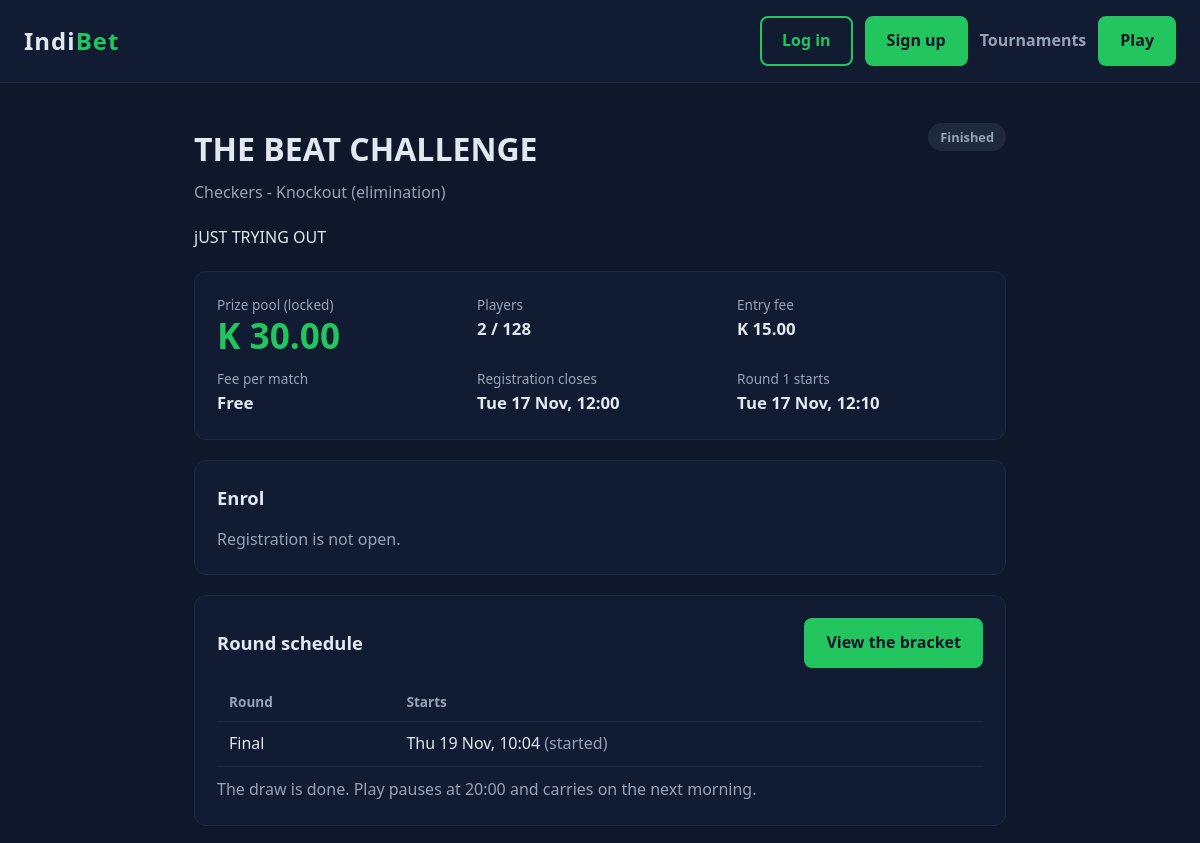
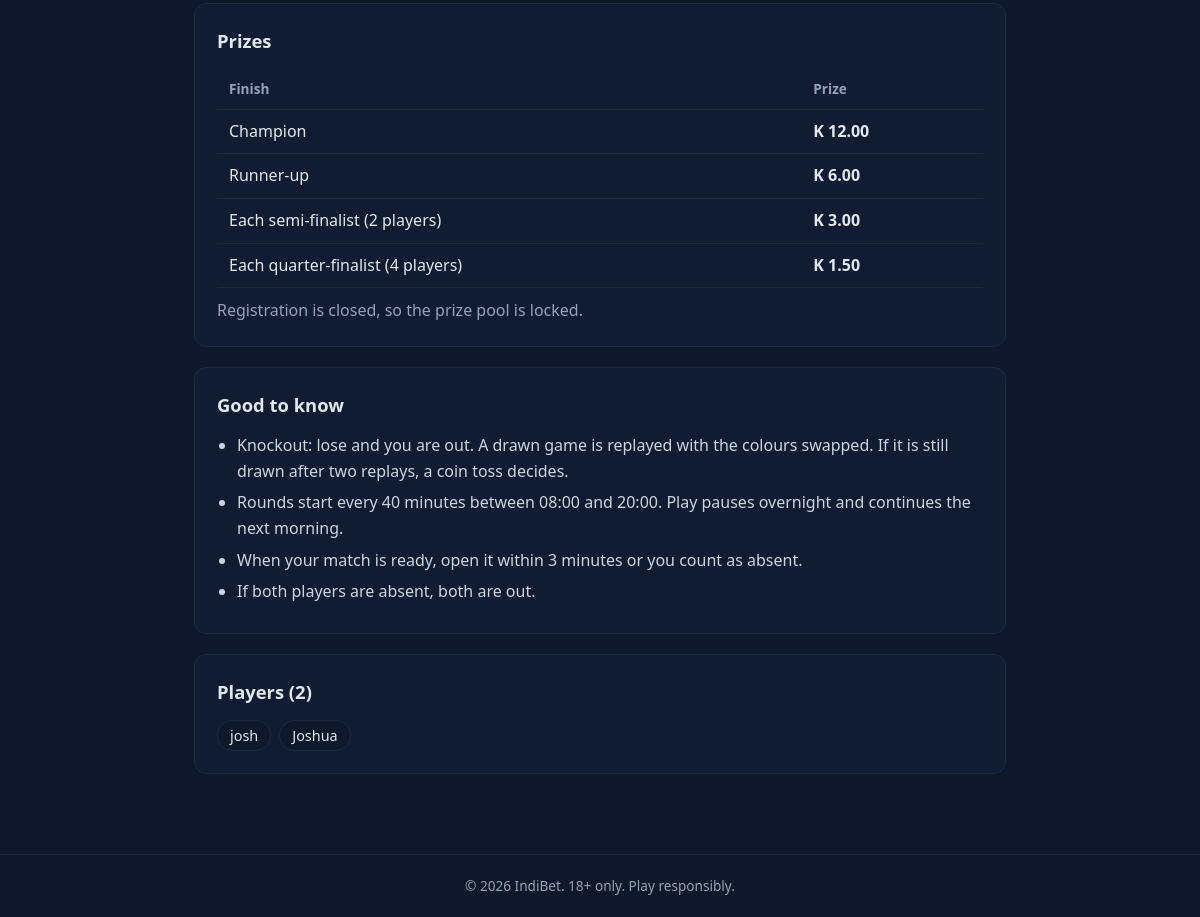
Screenshot of /tournaments/2/ with the database file from the repository (2 pictures, top to bottom).
### tournaments/models.py (models this page shows, shortened)
class Tournament(models.Model):
    class Format(models.TextChoices):
        KNOCKOUT = "knockout", "Knockout (elimination)"
    class Status(models.TextChoices):
        DRAFT = "draft", "Draft (hidden from players)"
        REGISTRATION = "registration", "Registration open"
        RUNNING = "running", "Running"
        FINISHED = "finished", "Finished"
        CANCELLED = "cancelled", "Cancelled"
    class PrizeMode(models.TextChoices):
        GROWING = "growing", "Grows with the number of players"
        FIXED = "fixed", "Fixed amount"
    name = models.CharField(max_length=120)
    description = models.TextField(blank=True)
    game = models.CharField(max_length=20, choices=Match.Game.choices)
    format = models.CharField(max_length=20, choices=Format.choices, default=Format.KNOCKOUT)
    status = models.CharField(
        max_length=15, choices=Status.choices, default=Status.DRAFT, db_index=True
    )
    min_players = models.PositiveIntegerField(
        default=8,
        validators=[MinValueValidator(2)],
        help_text="If fewer players than this enrol, the tournament is cancelled.",
    )
    max_players = models.PositiveIntegerField(
        default=128, validators=[MinValueValidator(2)], help_text="Enrolment closes when this many have joined."
    )
    registration_closes_at = models.DateTimeField()
    starts_at = models.DateTimeField(help_text="When round 1 starts. It must fall inside the daily play window.")
    round_interval_minutes = models.PositiveIntegerField(
        default=120,
        validators=[MinValueValidator(10)],
        help_text="Minutes between the start of one round and the next (60 = hourly, 120 = every two hours).",
    )
    daily_open = models.TimeField(default=time(8, 0), help_text="Play starts each day at this time.")
    daily_close = models.TimeField(
        default=time(20, 0),
        help_text="No round starts after this. Unfinished rounds continue the next day at the opening time.",
    )
    checkin_minutes = models.PositiveSmallIntegerField(
        default=3,
        validators=[MinValueValidator(1), MaxValueValidator(30)],
        help_text="Minutes players have to open their match before they count as absent.",
    )
    entry_fee = models.DecimalField(
        max_digits=14,
        decimal_places=2,
        default=Decimal("0.00"),
        validators=[MinValueValidator(Decimal("0"))],
        help_text="Charged once when a player enrols. 0 = free to enter. With a growing prize, IndiBet keeps "
        "the platform cut of the entry fees and the rest goes into the prize pool. With a fixed prize, "
        "IndiBet keeps all of it.",
    )
    match_fee = models.DecimalField(
        max_digits=14,
        decimal_places=2,
        default=Decimal("1.00"),
        validators=[MinValueValidator(Decimal("0"))],
        help_text="Charged to each player when each of their matches is created. IndiBet keeps all of it. "
        "0 = free matches.",
    )
    required_referrals = models.PositiveSmallIntegerField(
        default=0, help_text="People a player must have referred to enrol. 0 = no referrals needed."
    )
    waive_referrals_at_users = models.PositiveIntegerField(
        null=True,
        blank=True,
        default=10000,
        help_text="Once the platform has this many users, nobody needs referrals any more. Leave empty to never waive.",
    )
    prize_mode = models.CharField(
        max_length=10,
        choices=PrizeMode.choices,
        default=PrizeMode.GROWING,
        help_text="Fixed amount: the prize is the amount below and never changes. "
        "Grows with the number of players: the prize depends on how many enrol.",
    )
    fixed_prize_pool = models.DecimalField(
        max_digits=14,
        decimal_places=2,
        default=Decimal("0.00"),
        validators=[MinValueValidator(Decimal("0"))],
        help_text="USED ONLY FOR A FIXED PRIZE. The total prize money, paid by IndiBet, "
        "no matter how many players enrol.",
    )
    platform_cut_percent = models.PositiveSmallIntegerField(
        default=50,
        validators=[MaxValueValidator(100)],
        help_text="USED ONLY FOR A GROWING PRIZE. % of the ENTRY FEES that IndiBet keeps. "
        "The rest goes into the prize pool. No effect when entry is free.",
    )
    prize_per_player = models.DecimalField(
        max_digits=14,
        decimal_places=2,
        default=Decimal("0.00"),
        validators=[MinValueValidator(Decimal("0"))],
        help_text="USED ONLY FOR A GROWING PRIZE. IndiBet adds this much to the prize pool for every "
        "player enrolled (paid by IndiBet, not by the players).",
    )
    prize_cap = models.DecimalField(
        max_digits=14,
        decimal_places=2,
        null=True,
        blank=True,
        validators=[MinValueValidator(Decimal("0"))],
        help_text="USED ONLY FOR A GROWING PRIZE. The most IndiBet will add from its own pocket "
        "(the amount above). Leave empty for no maximum.",
    )
    share_champion = models.PositiveSmallIntegerField(
        default=40, validators=[MaxValueValidator(100)], help_text="% of the pool for the winner."
    )
    share_runner_up = models.PositiveSmallIntegerField(
        default=20, validators=[MaxValueValidator(100)], help_text="% of the pool for the player who loses the final."
    )
    share_semifinalist = models.PositiveSmallIntegerField(
        default=10,
        validators=[MaxValueValidator(100)],
        help_text="% of the pool for EACH of the 2 players who lose in the semi-finals (round of 4). 0 = no prize.",
    )
    share_quarterfinalist = models.PositiveSmallIntegerField(
        default=5,
        validators=[MaxValueValidator(100)],
        help_text="% of the pool for EACH of the 4 players who lose in the quarter-finals (round of 8). 0 = no prize.",
    )
    bracket = models.JSONField(null=True, blank=True, editable=False)
    final_players = models.PositiveIntegerField(null=True, blank=True, editable=False)
    final_prize_pool = models.DecimalField(
        max_digits=14, decimal_places=2, null=True, blank=True, editable=False
    )
    drawn_at = models.DateTimeField(null=True, blank=True, editable=False)
    created_at = models.DateTimeField(auto_now_add=True)
    class Meta:
        ordering = ["-starts_at"]
    def registration_is_open(self):
        return self.status == self.Status.REGISTRATION and timezone.now() < self.registration_closes_at
    def current_prize_pool(self, enrolled):
        if self.final_prize_pool is not None:
            return self.final_prize_pool
        return self.prize_pool(enrolled)
    def prize_table(self, enrolled):
        pool = self.current_prize_pool(enrolled)
        rows = []
        for label, count, percent in (
            ("Champion", 1, self.share_champion),
            ("Runner-up", 1, self.share_runner_up),
            ("Each semi-finalist", 2, self.share_semifinalist),
            ("Each quarter-finalist", 4, self.share_quarterfinalist),
        ):
            if percent:
                rows.append(
                    {
                        "label": label,
                        "count": count,
                        "percent": percent,
                        "each": (pool * percent / 100).quantize(Decimal("0.01")),
                    }
                )
        return rows
    def referrals_needed(self, total_users):
        if self.waive_referrals_at_users is not None and total_users >= self.waive_referrals_at_users:
            return 0
        return self.required_referrals

class TournamentRound(models.Model):
    tournament = models.ForeignKey(Tournament, on_delete=models.PROTECT, related_name="rounds")
    number = models.PositiveSmallIntegerField()
    starts_at = models.DateTimeField()
    started_at = models.DateTimeField(null=True, blank=True)
    class Meta:
        ordering = ["number"]
        constraints = [
            models.UniqueConstraint(fields=["tournament", "number"], name="one_row_per_round"),
        ]

class TournamentEntry(models.Model):
    tournament = models.ForeignKey(Tournament, on_delete=models.PROTECT, related_name="entries")
    user = models.ForeignKey(
        settings.AUTH_USER_MODEL, on_delete=models.PROTECT, related_name="tournament_entries"
    )
    fee_paid = models.DecimalField(max_digits=14, decimal_places=2, default=Decimal("0.00"))
    enrolled_at = models.DateTimeField(auto_now_add=True)
    class Meta:
        ordering = ["enrolled_at"]
        verbose_name_plural = "tournament entries"
        constraints = [
            models.UniqueConstraint(fields=["tournament", "user"], name="one_entry_per_player"),
        ]

### accounts/models.py (models this page shows, shortened)
class User(AbstractUser):
    phone = models.CharField(max_length=20, blank=True)
    date_of_birth = models.DateField(null=True, blank=True)
    referral_code = models.CharField(
        max_length=12, unique=True, null=True, blank=True, editable=False
    )
    referred_by = models.ForeignKey(
        "self",
        null=True,
        blank=True,
        on_delete=models.SET_NULL,
        related_name="referrals",
    )

### tournaments/views.py (the view)
# urls.py: path("<int:pk>/", views.tournament_detail, name="detail"),
def tournament_detail(request, pk):
    t = get_object_or_404(Tournament.objects.exclude(status=Tournament.Status.DRAFT), pk=pk)
    enrolled = t.entries.count()
    needed = t.referrals_needed(get_user_model().objects.count())
    entry = None
    have = 0
    if request.user.is_authenticated:
        entry = t.entries.filter(user=request.user).first()
        have = request.user.referrals.count()
    schedule = []
    if t.bracket:
        for r in t.rounds.all():
            matches_in_round = len(t.bracket["rounds"][r.number - 1])
            schedule.append(
                {
                    "label": round_name(matches_in_round),
                    "starts_at": r.starts_at,
                    "started": r.started_at is not None,
                }
            )
    context = {
        "t": t,
        "enrolled": enrolled,
        "spots_left": max(0, t.max_players - enrolled),
        "full": enrolled >= t.max_players,
        "open": t.registration_is_open(),
        "pool": t.current_prize_pool(enrolled),
        "prizes": t.prize_table(enrolled),
        "needed": needed,
        "have": have,
        "missing": max(0, needed - have),
        "entry": entry,
        "schedule": schedule,
        "players": t.entries.select_related("user")[:200],
    }
    return render(request, "tournaments/detail.html", context)

### tournaments/schedule.py (called while the page is built)
def round_name(matches_in_round):
    names = {1: "Final", 2: "Semi-finals", 4: "Quarter-finals"}
    return names.get(matches_in_round, f"Round of {matches_in_round * 2}")

### tournaments/templates/tournaments/detail.html (shortened to what this page needs)
{% extends "core/base.html" %}
{% block content %}
<div class="container tpage">
    <div class="thead">
        <h1>{{ t.name }}</h1>
        <span class="badge {{ t.status }}">{{ t.get_status_display }}</span>
    </div>
    <p class="sub">{{ t.get_game_display }} - {{ t.get_format_display }}</p>
    {% if t.description %}<p class="desc">{{ t.description }}</p>{% endif %}
    <section class="panel">
        <div class="facts">
            <div>
                <span>
                    {% if t.final_prize_pool is not None %}Prize pool (locked)
                    {% elif t.prize_mode == "fixed" %}Prize pool (fixed)
                    {% else %}Prize pool right now{% endif %}
                </span>
                <div class="big">K {{ pool|floatformat:2 }}</div>
            </div>
            <div><span>Players</span><strong>{{ enrolled }} / {{ t.max_players }}</strong></div>
            <div>
                <span>Entry fee</span>
                <strong>{% if t.entry_fee > 0 %}K {{ t.entry_fee|floatformat:2 }}{% else %}Free{% endif %}</strong>
            </div>
            <div>
                <span>Fee per match</span>
                <strong>{% if t.match_fee > 0 %}K {{ t.match_fee|floatformat:2 }}{% else %}Free{% endif %}</strong>
            </div>
            <div><span>Registration closes</span><strong>{{ t.registration_closes_at|date:"D d M, H:i" }}</strong></div>
            <div><span>Round 1 starts</span><strong>{{ t.starts_at|date:"D d M, H:i" }}</strong></div>
        </div>
    </section>
    <section class="panel">
        <h2>Enrol</h2>
        {% if entry %}
            <p class="state-ok">You are enrolled in this tournament.</p>
            {% if open %}
            <form method="post" action="{% url 'tournaments:withdraw' t.pk %}"
                  onsubmit="return confirm('Leave this tournament?{% if entry.fee_paid > 0 %} Your entry fee will be refunded.{% endif %}');">
                {% csrf_token %}
                <button type="submit" class="btn btn-outline">Leave tournament</button>
            </form>
            {% endif %}
        {% elif t.status == "cancelled" %}
            <p class="muted">This tournament was cancelled. Any entry fees were refunded.</p>
        {% elif not open %}
            <p class="muted">Registration is not open.</p>
        {% elif full %}
            <p class="muted">This tournament is full.</p>
        {% elif not user.is_authenticated %}
            <p class="enrol-note">Log in or sign up to enrol.</p>
            <a href="{% url 'accounts:login' %}?next={{ request.path }}" class="btn btn-primary">Log in</a>
        {% elif missing > 0 %}
            <p class="enrol-note">
                You need {{ needed }} referral{{ needed|pluralize }} to enrol and you have {{ have }}.
                <a href="{% url 'accounts:referrals' %}">Invite friends</a> to get {{ missing }} more.
            </p>
        {% endif %}
    </section>
    {% if schedule %}
    <section class="panel">
        <div class="panel-head">
            <h2>Round schedule</h2>
            <a href="{% url 'tournaments:bracket' t.pk %}" class="btn btn-primary">View the bracket</a>
        </div>
        <table>
            <thead><tr><th>Round</th><th>Starts</th></tr></thead>
            <tbody>
                {% for r in schedule %}
                <tr>
                    <td>{{ r.label }}</td>
                    <td>{{ r.starts_at|date:"D d M, H:i" }}{% if r.started %} <span class="muted">(started)</span>{% endif %}</td>
                </tr>
                {% endfor %}
            </tbody>
        </table>
        <p class="muted" style="margin-top:10px;">The draw is done. Play pauses at {{ t.daily_close|time:"H:i" }} and carries on the next morning.</p>
    </section>
    {% endif %}
    {% if prizes %}
    <section class="panel">
        <h2>{% if t.prize_mode == "fixed" or t.final_prize_pool is not None %}Prizes{% else %}Prizes at the current prize pool{% endif %}</h2>
        <table>
            <thead><tr><th>Finish</th><th>Prize</th></tr></thead>
            <tbody>
                {% for p in prizes %}
                <tr>
                    <td>{{ p.label }}{% if p.count > 1 %} ({{ p.count }} players){% endif %}</td>
                    <td><strong>K {{ p.each|floatformat:2 }}</strong></td>
                </tr>
                {% endfor %}
            </tbody>
        </table>
        {% if t.prize_mode == "fixed" %}
        <p class="muted" style="margin-top:10px;">This prize is fixed. It does not change with the number of players.</p>
        {% elif t.final_prize_pool is not None %}
        <p class="muted" style="margin-top:10px;">Registration is closed, so the prize pool is locked.</p>
        {% else %}
        <p class="muted" style="margin-top:10px;">The pool grows as more players enrol and locks when registration closes.</p>
        {% endif %}
    </section>
    {% endif %}
    <section class="panel">
        <h2>Good to know</h2>
        <ul class="good">
            <li>Knockout: lose and you are out. A drawn game is replayed with the colours swapped. If it is still drawn after two replays, a coin toss decides.</li>
            <li>Rounds start every {{ t.round_interval_minutes }} minutes between {{ t.daily_open|time:"H:i" }} and {{ t.daily_close|time:"H:i" }}. Play pauses overnight and continues the next morning.</li>
            <li>When your match is ready, open it within {{ t.checkin_minutes }} minutes or you count as absent.</li>
            <li>If both players are absent, both are out.</li>
        </ul>
    </section>
    <section class="panel">
        <h2>Players ({{ enrolled }})</h2>
        {% if players %}
        <div class="players">
            {% for e in players %}<span class="player">{{ e.user.username }}</span>{% endfor %}
        </div>
        {% else %}
        <p class="muted">Nobody has enrolled yet.</p>
        {% endif %}
    </section>
</div>
{% endblock %}

### rows the page displays
Tournament: name "THE BEAT CHALLENGE", status "Finished", game "Checkers", format "Knockout (elimination)", description "jUST TRYING OUT", final_prize_pool "30.00", max_players "128", entry_fee "15.00", registration_closes_at "Tue 17 Nov, 12:00", starts_at "Tue 17 Nov, 12:10", daily_close "20:00", round_interval_minutes "40", daily_open "08:00", checkin_minutes "3"
TournamentRound: starts_at "Thu 19 Nov, 10:04"
TournamentEntry: user.username "josh"
TournamentEntry: user.username "Joshua"

### other values shown
{{ enrolled }} "2"
{{ r.label }} "Final"
{{ p.label }} "Champion" "Runner-up" "Each semi-finalist" "Each quarter-finalist"
{{ p.each|floatformat:2 }} "12.00" "6.00" "3.00" "1.50"
{{ p.count }} "2" "4"
